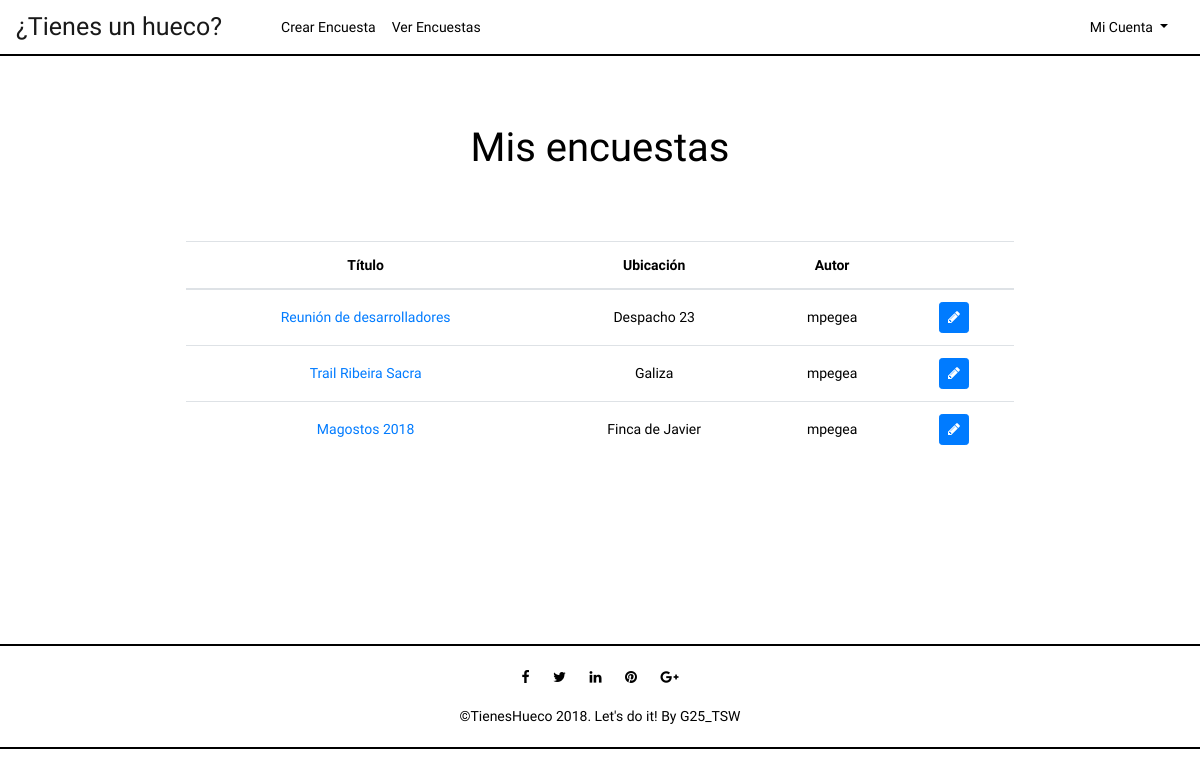
The app's page /index.php?controller=polls&action=index (signed in) with its own data.
### tables this page shows
CREATE TABLE IF NOT EXISTS POLL(
  id int AUTO_INCREMENT NOT NULL ,
  title varchar(225) NOT NULL,
  ubication varchar(225),
  author varchar(25) NOT NULL,
  link varchar(225) UNIQUE NOT NULL,
  PRIMARY KEY(id),
  FOREIGN KEY (author) REFERENCES USER (username) ON UPDATE CASCADE ON DELETE CASCADE
);

### core/ViewManager.php (called while the page is built, shortened)
<?php
class ViewManager {
	private $variables = array();
	public function setVariable($varname, $value, $flash=false) {
		$this->variables[$varname] = $value;
	}
	public function getVariable($varname, $default=NULL) {
		if (!isset($this->variables[$varname])) {
			return $default;
		}
		return $this->variables[$varname];
	}
	public function render($controller, $viewname) {
		include(__DIR__."/../view/$controller/$viewname.php");
	}
	private static $viewmanager_singleton = NULL;
	public static function getInstance() {
		if (self::$viewmanager_singleton == null) {
			self::$viewmanager_singleton = new ViewManager();
		}
		return self::$viewmanager_singleton;
	}
}

### controller/PollsController.php (called while the page is built, shortened)
<?php
require_once(__DIR__."/../model/Poll.php");
require_once(__DIR__."/../model/PollMapper.php");
require_once(__DIR__."/../model/User.php");
require_once(__DIR__."/../core/ViewManager.php");
class PollsController extends BaseController {
	private $pollMapper;
	public function __construct() {
		$this->pollMapper = new PollMapper();
	}
	public function index() {
		$polls = $this->pollMapper->findAll($_SESSION["currentuser"]);
		$this->view->setVariable("polls", $polls);
		$this->view->render("polls", "index");
	}
}

### index.php (called while the page is built, shortened)
<?php
function run() {
	try {
		$controller = loadController($_GET["controller"]);
		$actionName = $_GET["action"];
		$controller->$actionName();
	} catch(Exception $ex) {
		die("An exception occured!!!!!".$ex->getMessage());
	}
}
function loadController($controllerName) {
	return new $controllerClassName();
}
run();
?>

### core/I18n.php (called while the page is built, shortened)
<?php
class I18n {
	private $messages;
	public function setLanguage($language) {
		$this->messages = $i18n_messages;
	}
	public function i18n($key) {
		if (isset($this->messages[$key])){
			return $this->messages[$key];
		}else{
			return $key;
		}
	}
	private static $i18n_singleton = null;
	public static function getInstance() {
		if (self::$i18n_singleton == NULL) {
			self::$i18n_singleton = new I18n();
		}
		return self::$i18n_singleton;
	}
}
function i18n($key) {
	return I18n::getInstance()->i18n($key);
}

### model/Poll.php (called while the page is built, shortened)
<?php
class Poll {
	private $title;
	private $ubication;
	private $author;
	private $link;
	public function __construct($id=NULL, $title=NULL, $ubication=NULL, User $author=NULL, $link=NULL) {
		$this->title = $title;
		$this->ubication = $ubication;
		$this->author = $author;
		$this->link = $link;
	}
	public function getTitle() {
		return $this->title;
	}
	public function getUbication() {
		return $this->ubication;
	}
	public function getAuthor() {
		return $this->author;
	}
	public function getLink() {
		return $this->link;
	}
}

### model/PollMapper.php (called while the page is built, shortened)
<?php
require_once(__DIR__."/../core/PDOConnection.php");
require_once(__DIR__."/../model/User.php");
require_once(__DIR__."/../model/Poll.php");
class PollMapper {
	private $db;
	public function __construct() {
		$this->db = PDOConnection::getInstance();
	}
	public function findAll($user) {
		$stmt = $this->db->query("SELECT DISTINCT poll.id, poll.title, poll.ubication, poll.author, poll.link FROM poll, gap, user_selects_gap WHERE '$user' = poll.author OR poll.id = user_selects_gap.poll_id AND user_selects_gap.username = '$user'");
		$polls_db = $stmt->fetchAll(PDO::FETCH_ASSOC);
		$polls = array();
		foreach ($polls_db as $poll) {
			$author = new User($poll["author"]);
			array_push($polls, new Poll($poll["id"], $poll["title"], $poll["ubication"], $author, $poll["link"]));
		}
		return $polls;
	}
	 }

### core/PDOConnection.php (called while the page is built)
<?php
class PDOConnection {
	private static $dbhost = "127.0.0.1";
	private static $dbname = "tsw";
	private static $dbuser = "root";
	private static $dbpass = "";
	private static $db_singleton = null;
	public static function getInstance() {
		if (self::$db_singleton == null) {
			self::$db_singleton = new PDO(
			"mysql:host=".self::$dbhost.";dbname=".self::$dbname.";charset=utf8",
			self::$dbuser,
			self::$dbpass,
			array(
				PDO::ATTR_EMULATE_PREPARES => false,
				PDO::ATTR_ERRMODE => PDO::ERRMODE_EXCEPTION
			)
		);
	}
	return self::$db_singleton;
}
}
?>

### model/User.php (called while the page is built, shortened)
<?php
class User {
	private $username;
	public function __construct($username=NULL, $passwd=NULL) {
		$this->username = $username;
	}
	public function getUsername() {
		return $this->username;
	}
}

### view/polls/index.php (the view)
<?php
require_once(__DIR__."/../../core/ViewManager.php");
$view = ViewManager::getInstance();
$view->setVariable("title", i18n("My polls"));
$polls = $view->getVariable("polls");
$currentuser = $view->getVariable("currentusername");
?>
<div class="container">
    <div class="row center-row">
      <div class="col-lg-12 center-block">
			 <div id="subtitle">
         <h1><?= i18n("My polls")?></h1>
         </div>
           <div class="col-lg-12 center-block2">
            <table id="dataTable" class="table text-center">
               <thead>
                  <tr>
                     <th scope="col"><?= i18n("title")?></th>
                     <th scope="col"><?= i18n("ubication")?></th>
                     <th scope="col"><?= i18n("author")?></th>
                     <th scope="col"> </th>
							     </tr>
                   </thead>
                   <tbody>
                     <?php foreach ($polls as $poll): ?>
                       <tr>
                          <td>
                          <a href="index.php?controller=polls&action=view&poll=<?= $poll->getLink() ?>"><?= htmlentities($poll->getTitle()) ?></a>
                          </td>
                          <td>
                            <?= htmlentities($poll->getUbication()) ?>
                          </td>
                          <td>
                            <?= htmlentities($poll->getAuthor()->getUsername()) ?>
                          </td>
                          <td>
                            <?php
                              if (isset($currentuser) && $currentuser == $poll->getAuthor()->getUsername()): ?>
                              <a href="index.php?controller=polls&action=edit&poll=<?= htmlentities($poll->getLink())?>">
                                <span title="Edit" class="btn btn-primary btn-sm  fa fa-pencil"></a>&nbsp;&nbsp;
                              <?php endif; ?>
                           </td>
                         </tr>
                       <?php endforeach; ?>
                     </tbody>
              </table>
           </div>
        </div>
    </div>
</div>

### styles/style.css (style rules this page uses)
body { font-family:'K2D','Open Sans', Arial, sans-serif; font-size:14px; font-weight:300; line-height:1.6em; color:#000; background-color:white; }
.container { margin: auto; }
.center-row { margin-left: auto; margin-right: auto; }
.center-block { float: none; background-color: white; margin-top: 3%; margin-bottom: 10%; margin-left: auto; margin-right: auto; border-radius: 5px; max-width: 80%; }
.center-block2 { margin: auto; margin-top: 5%; margin-bottom: 7%; overflow-x: auto; }
#subtitle { margin: auto; margin-top: 4%; font-size: 32px; text-align: center; margin-bottom: 8%; }
td { text-align: center; vertical-align: middle!important; }

### records on screen
poll: title "Reunión de desarrolladores", ubication "Despacho 23", author "mpegea"
poll: title "Trail Ribeira Sacra", ubication "Galiza", author "mpegea"
poll: title "Magostos 2018", ubication "Finca de Javier", author "mpegea"

### other values on screen
i18n("¿Tienes un hueco?") "¿Tienes un hueco?"
i18n("AddPoll") "Crear Encuesta"
i18n("SeeMyPolls") "Ver Encuestas"
i18n("MyAccount") "Mi Cuenta"
i18n("My polls") "Mis encuestas"
i18n("title") "Título"
i18n("ubication") "Ubicación"
i18n("author") "Autor"
